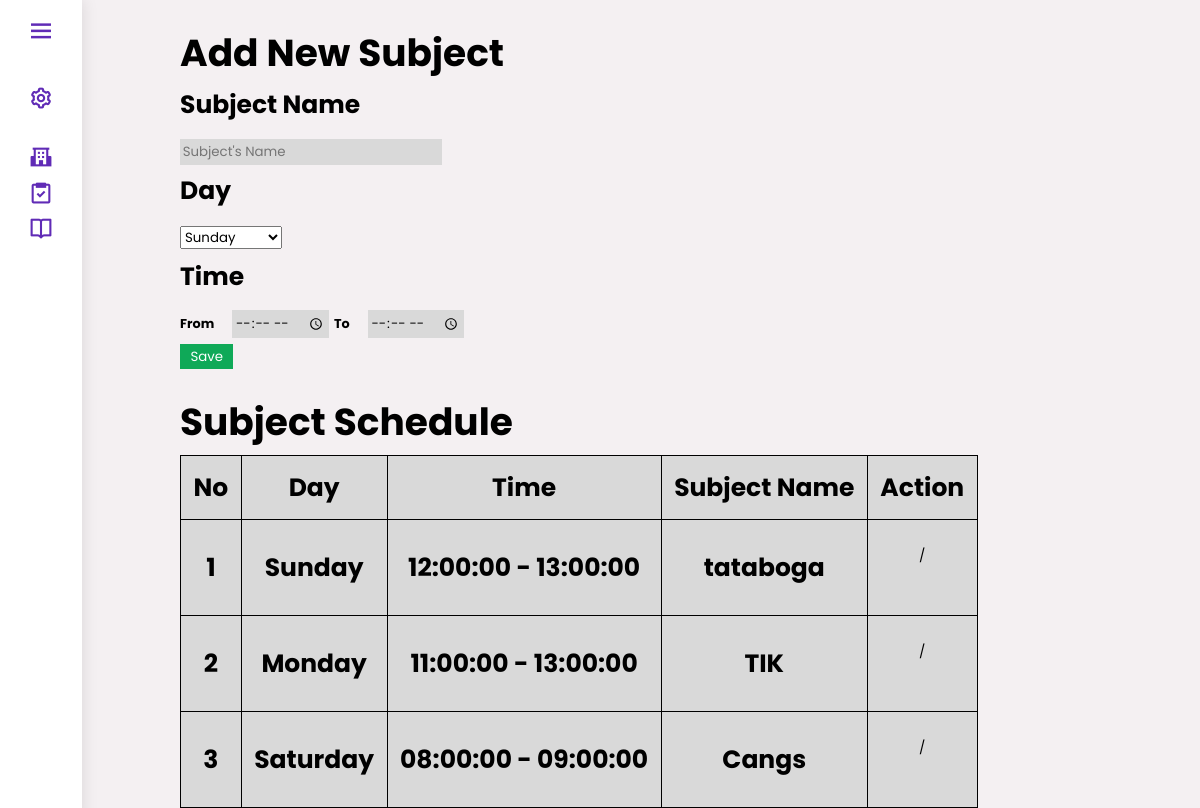
/schedule/index.php (signed in), run on the app's committed database.
### tables this page shows
CREATE TABLE `jadwal_pelajaran` (
  `jadwal_id` int(11) NOT NULL,
  `user_id` int(11) NOT NULL,
  `nama_jadwal` varchar(64) NOT NULL,
  `day_id` int(11) NOT NULL,
  `waktu_mulai` time NOT NULL,
  `waktu_selesai` time NOT NULL
);

CREATE TABLE `day` (
  `day_id` int(11) NOT NULL,
  `day` varchar(16) NOT NULL
);

### connection.php (called while the page is built, shortened)
<?php
function connect()
{
    $DB_HOST = 'localhost';
    $DB_USER = 'root';
    $DB_PASS = '';
    $DB_NAME = 'mynote';
    $con = mysqli_connect($DB_HOST, $DB_USER, $DB_PASS);
    mysqli_select_db($con, $DB_NAME);
    return $con;
}
?>

### schedule/index.php (the view, shortened to what this page needs)
<?php
  require_once('../connection.php');
  $user_id = $_SESSION['user_id'];
  $query = "SELECT * FROM day";
  $day = mysqli_query(connect(), $query);
  $query = "SELECT day.day, jadwal_pelajaran.waktu_mulai, jadwal_pelajaran.waktu_selesai, jadwal_pelajaran.nama_jadwal ,jadwal_pelajaran.jadwal_id
  FROM jadwal_pelajaran INNER JOIN day ON jadwal_pelajaran.day_id = day.day_id
  WHERE jadwal_pelajaran.user_id = '$user_id'";
  $result = mysqli_query(connect(), $query);
  $data = mysqli_fetch_all($result);
?>
<!DOCTYPE html>
<html lang="en">
  <head>
    <link rel="stylesheet" href="Schedule.css" />
    <link href="https://unpkg.com/boxicons@2.1.2/css/boxicons.min.css" rel="stylesheet" />
  </head>
  <body>
  <div class="sidebar">
      <div class="logo-content">
      <a href="../dashboard/index.php">
        </a>
        <i class="bx bx-menu" id="btn"></i>
      </div>
      <br />
      <ul class="nav">
        <li>
          <a href="#">
            <i class="bx bx-cog"></i>
          </a>
        </li>
        <br />
        <li>
          <a href="../schedule/">
            <i class="bx bxs-school"></i>
          </a>
        </li>
        <li>
          <a href="../todolist/">
            <i class="bx bx-task"></i>
          </a>
        </li>
        <li>
          <a href="../book/">
            <i class="bx bx-book-open"></i>
          </a>
        </li>
        <li>
          <a href="../logout.php">
            <center>
            </center>
          </a>
        </li>
      </ul>
    </div>
    <div class="home_content">
      <div class="welcome">
        <section class="new-course">
          <div class="container">
            <div class="add-new-course">
              <div class="heading">
                <h1>Add New Subject</h1>
              </div>
              <div class="input">
                <form action="add_schedule.php" method="POST">
                  <div class="label">
                    <label for="course-name"><h4>Subject Name</h4></label>
                  </div>
                  <div class="field">
                    <input type="text" placeholder="Subject's Name" name="subject" required/>
                  </div>
                  <div class="label">
                    <label for="day"><h4>Day</h4></label>
                  </div>
                  <div class="field dropdown">
                    <select name="day" id="day">
                    <?php
                      foreach ($day as $b)
                      {
                        echo "<option value=".$b['day_id'].">" .$b['day']. "</option>";
                      }
                    ?>
                    </select>
                  </div>
                  <div class="label">
                    <label for="time"><h4>Time</h4></label>
                  </div>
                  <div class="field">
                    <span><label class="small" for="time">From</label></span>
                    <input type="time" placeholder="Ex. 12.00" name="time_start" required/>
                    <span><label class="small" for="time">To</label></span>
                    <span><input type="time" placeholder="Ex. 12.00" name="time_end" required/></span>
                  </div>
                  <div class="submit">
                    <a href="#"><input type="submit" value="Save" /></a>
                  </div>
                </form>
              </div>
            </div>
          </div>
        </section>
        <section class="course-schedule">
          <div class="container">
            <div class="schedule">
              <div class="heading">
                <h1>Subject Schedule</h1>
              </div>
              <div class="table">
                <table>
                  <thead>
                    <tr>
                      <th>No</th>
                      <th>Day</th>
                      <th>Time</th>
                      <th>Subject Name</th>
                      <th>Action</th>
                    </tr>
                  </thead>
                  <tbody>
                    <?php
                        $index = 0;
                        foreach ($data as $d)
                        {
                          $index += 1;
                          echo "<tr>";
                          echo "<td>$index</td>";
                          echo "<td>$d[0]</td>";
                          echo "<td>$d[1] - $d[2]</td>";
                          echo "<td>$d[3]</td>";
                          echo "<td><form action='edit_schedule.php' method='post'>
                          <input type='hidden' name='jadwal_id' value='$d[4]'>
                          <span class='iconify' data-icon='ep:edit' style='color: #0fa958' data-width='30'><input type='submit' value=/></span>
                          </form>
                          <form action='remove_schedule' method='post'>
                          <a href='#2'><span class='iconify' data-icon='carbon:trash-can' style='color: #ff3508; float: right' data-width='30'></span></a>
                          </form>
                          </td>";
                          echo "</tr>";
                        }
                    ?>
                  </tbody>
                </table>
              </div>
            </div>
          </div>
        </section>
      </div>
    </div>
  </body>
</html>

### schedule/Schedule.css (style rules this page uses)
:root { --clr-primary: #d9d9d9; --clr-secondary: #0fa958; }
* { font-family: "Poppins", sans-serif; margin: 0; padding: 0; }
body { position: relative; min-height: 100vh; width: 100%; background: #f4f0f2; }
.sidebar { position: fixed; top: 0; left: 0; width: 50px; background: #ffffff; padding: 6px 16px; height: 100%; box-shadow: 1px 0 15px rgba(0, 0, 0, 0.1); transition: all 0.2s ease-in-out; }
.sidebar #btn { position: absolute; color: #602bb6; left: 50%; top: 6px; font-size: 30px; height: 50px; width: 50px; text-align: center; line-height: 50px; transform: translate(-50%); }
.sidebar i { height: 30px; min-width: 50px; border-radius: 12px; line-height: 30px; text-align: center; font-size: 25px; }
.sidebar ul { margin-top: 0px; }
.sidebar ul li { position: relative; height: 35px; width: 100%; margin: 0; list-style: none; line-height: 35px; }
.sidebar ul li a { color: #602bb6; display: flex; text-decoration: none; align-items: center; border-radius: 20px; font-size: 16px; white-space: nowrap; transition: all 0.2s ease-in-out; }
.home_content { position: absolute; height: 100%; width: calc(100% = 300px); left: 80px; transition: all 0.2s ease-in-out; }
.home_content .welcome { font-size: 25px; font-weight: bold; color: #000000; }
.container { margin: 1em 4em; border-bottom: 3em; }
input { background-color: var(--clr-primary); border: none; padding: 0.2em; }
.input div { margin-top: 5px; }
.field span .small { font-size: 0.8rem; font-weight: bold; margin-right: 1em; }
.submit input { color: white; background-color: var(--clr-secondary); transition: 0.8s; width: 4em; }
table { margin-top: 5px; background-color: var(--clr-primary); }
table, tbody, thead, tr, td, th { border: 1px solid black; border-collapse: collapse; text-align: center; }
td, tr, th { padding: 0.5em; }
.iconify { margin: 1em; }
a { color: #602bb6; display: flex; text-decoration: none; align-items: center; border-radius: 20px; font-size: 16px; white-space: nowrap; transition: all 0.2s ease-in-out; }

### data on the page
jadwal_pelajaran: day.day "Sunday", waktu_mulai "12:00:00", waktu_selesai "13:00:00", nama_jadwal "tataboga"
jadwal_pelajaran: day.day "Monday", waktu_mulai "11:00:00", waktu_selesai "13:00:00", nama_jadwal "TIK"
jadwal_pelajaran: day.day "Saturday", waktu_mulai "08:00:00", waktu_selesai "09:00:00", nama_jadwal "Cangs"

### other printed values
form field day "Sunday"
